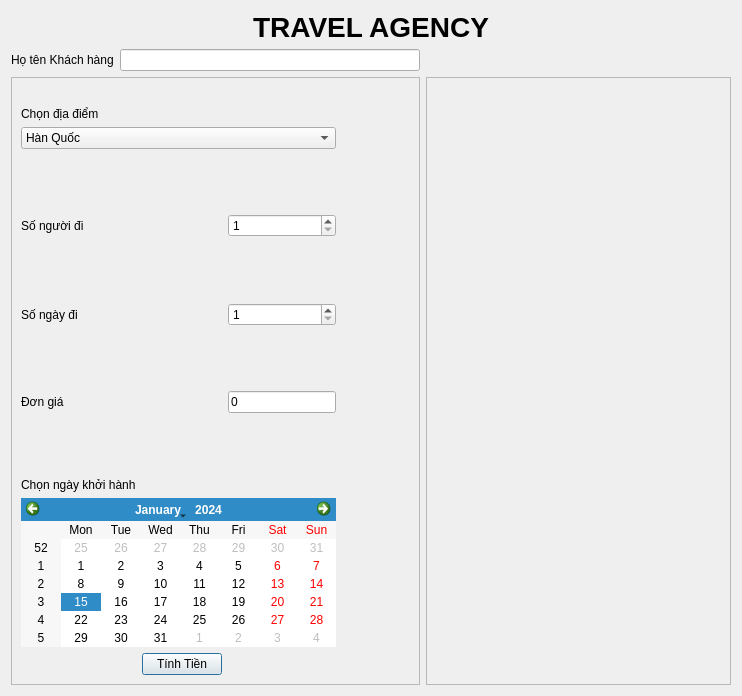
<?xml version="1.0" encoding="UTF-8"?>
<ui version="4.0">
 <class>Dialog</class>
 <widget class="QDialog" name="Dialog">
  <property name="geometry">
   <rect>
    <x>0</x>
    <y>0</y>
    <width>742</width>
    <height>696</height>
   </rect>
  </property>
  <property name="windowTitle">
   <string>Dialog</string>
  </property>
  <layout class="QGridLayout" name="gridLayout">
   <item row="1" column="2">
    <spacer name="horizontalSpacer">
     <property name="orientation">
      <enum>Qt::Horizontal</enum>
     </property>
     <property name="sizeHint" stdset="0">
      <size>
       <width>40</width>
       <height>20</height>
      </size>
     </property>
    </spacer>
   </item>
   <item row="0" column="0" colspan="4">
    <widget class="QLabel" name="label">
     <property name="sizePolicy">
      <sizepolicy hsizetype="Preferred" vsizetype="Fixed">
       <horstretch>0</horstretch>
       <verstretch>0</verstretch>
      </sizepolicy>
     </property>
     <property name="maximumSize">
      <size>
       <width>16777215</width>
       <height>50</height>
      </size>
     </property>
     <property name="font">
      <font>
       <pointsize>21</pointsize>
       <weight>75</weight>
       <bold>true</bold>
      </font>
     </property>
     <property name="text">
      <string>TRAVEL AGENCY</string>
     </property>
     <property name="alignment">
      <set>Qt::AlignCenter</set>
     </property>
    </widget>
   </item>
   <item row="1" column="0">
    <widget class="QLabel" name="label_2">
     <property name="text">
      <string>Họ tên Khách hàng</string>
     </property>
    </widget>
   </item>
   <item row="1" column="1">
    <widget class="QLineEdit" name="lineEditCustomerName"/>
   </item>
   <item row="2" column="0" colspan="2">
    <widget class="QFrame" name="frame">
     <property name="frameShape">
      <enum>QFrame::StyledPanel</enum>
     </property>
     <property name="frameShadow">
      <enum>QFrame::Raised</enum>
     </property>
     <layout class="QGridLayout" name="gridLayout_3">
      <item row="0" column="2">
       <spacer name="horizontalSpacer_2">
        <property name="orientation">
         <enum>Qt::Horizontal</enum>
        </property>
        <property name="sizeHint" stdset="0">
         <size>
          <width>40</width>
          <height>20</height>
         </size>
        </property>
       </spacer>
      </item>
      <item row="4" column="3">
       <spacer name="horizontalSpacer_8">
        <property name="orientation">
         <enum>Qt::Horizontal</enum>
        </property>
        <property name="sizeHint" stdset="0">
         <size>
          <width>40</width>
          <height>20</height>
         </size>
        </property>
       </spacer>
      </item>
      <item row="0" column="0">
       <spacer name="horizontalSpacer_3">
        <property name="orientation">
         <enum>Qt::Horizontal</enum>
        </property>
        <property name="sizeHint" stdset="0">
         <size>
          <width>40</width>
          <height>20</height>
         </size>
        </property>
       </spacer>
      </item>
      <item row="9" column="0">
       <spacer name="verticalSpacer">
        <property name="orientation">
         <enum>Qt::Vertical</enum>
        </property>
        <property name="sizeHint" stdset="0">
         <size>
          <width>20</width>
          <height>40</height>
         </size>
        </property>
       </spacer>
      </item>
      <item row="4" column="2">
       <widget class="QSpinBox" name="spinBoxNumber">
        <property name="minimum">
         <number>1</number>
        </property>
       </widget>
      </item>
      <item row="11" column="0" colspan="3">
       <widget class="QCalendarWidget" name="calendarWidget"/>
      </item>
      <item row="7" column="0">
       <spacer name="verticalSpacer_3">
        <property name="orientation">
         <enum>Qt::Vertical</enum>
        </property>
        <property name="sizeHint" stdset="0">
         <size>
          <width>20</width>
          <height>40</height>
         </size>
        </property>
       </spacer>
      </item>
      <item row="3" column="0">
       <spacer name="verticalSpacer_5">
        <property name="orientation">
         <enum>Qt::Vertical</enum>
        </property>
        <property name="sizeHint" stdset="0">
         <size>
          <width>20</width>
          <height>40</height>
         </size>
        </property>
       </spacer>
      </item>
      <item row="5" column="0">
       <spacer name="verticalSpacer_4">
        <property name="orientation">
         <enum>Qt::Vertical</enum>
        </property>
        <property name="sizeHint" stdset="0">
         <size>
          <width>20</width>
          <height>40</height>
         </size>
        </property>
       </spacer>
      </item>
      <item row="8" column="3">
       <spacer name="horizontalSpacer_17">
        <property name="orientation">
         <enum>Qt::Horizontal</enum>
        </property>
        <property name="sizeHint" stdset="0">
         <size>
          <width>40</width>
          <height>20</height>
         </size>
        </property>
       </spacer>
      </item>
      <item row="6" column="3">
       <spacer name="horizontalSpacer_16">
        <property name="orientation">
         <enum>Qt::Horizontal</enum>
        </property>
        <property name="sizeHint" stdset="0">
         <size>
          <width>40</width>
          <height>20</height>
         </size>
        </property>
       </spacer>
      </item>
      <item row="8" column="2">
       <widget class="QLineEdit" name="lineEditCost">
        <property name="text">
         <string>0</string>
        </property>
       </widget>
      </item>
      <item row="4" column="0" colspan="2">
       <widget class="QLabel" name="label_4">
        <property name="text">
         <string>Số người đi</string>
        </property>
       </widget>
      </item>
      <item row="8" column="0" colspan="2">
       <widget class="QLabel" name="label_6">
        <property name="text">
         <string>Đơn giá</string>
        </property>
       </widget>
      </item>
      <item row="6" column="0" colspan="2">
       <widget class="QLabel" name="label_5">
        <property name="text">
         <string>Số ngày đi</string>
        </property>
       </widget>
      </item>
      <item row="1" column="0">
       <widget class="QLabel" name="label_3">
        <property name="text">
         <string>Chọn địa điểm</string>
        </property>
       </widget>
      </item>
      <item row="10" column="0">
       <widget class="QLabel" name="label_7">
        <property name="text">
         <string>Chọn ngày khởi hành</string>
        </property>
       </widget>
      </item>
      <item row="0" column="1">
       <spacer name="horizontalSpacer_5">
        <property name="orientation">
         <enum>Qt::Horizontal</enum>
        </property>
        <property name="sizeHint" stdset="0">
         <size>
          <width>40</width>
          <height>20</height>
         </size>
        </property>
       </spacer>
      </item>
      <item row="6" column="2">
       <widget class="QSpinBox" name="spinBoxDays">
        <property name="minimum">
         <number>1</number>
        </property>
       </widget>
      </item>
      <item row="2" column="0" colspan="3">
       <widget class="QComboBox" name="comboBoxDestination">
        <item>
         <property name="text">
          <string>Hàn Quốc</string>
         </property>
        </item>
        <item>
         <property name="text">
          <string>Thái Lan</string>
         </property>
        </item>
        <item>
         <property name="text">
          <string>Nhật Bản</string>
         </property>
        </item>
        <item>
         <property name="text">
          <string>Đài Loan</string>
         </property>
        </item>
        <item>
         <property name="text">
          <string>Singapore</string>
         </property>
        </item>
        <item>
         <property name="text">
          <string>Malaysia</string>
         </property>
        </item>
       </widget>
      </item>
      <item row="12" column="1">
       <widget class="QPushButton" name="btnCalc">
        <property name="text">
         <string>Tính Tiền</string>
        </property>
       </widget>
      </item>
     </layout>
    </widget>
   </item>
   <item row="2" column="2" colspan="2">
    <widget class="QFrame" name="frameRight">
     <property name="frameShape">
      <enum>QFrame::StyledPanel</enum>
     </property>
     <property name="frameShadow">
      <enum>QFrame::Raised</enum>
     </property>
     <layout class="QVBoxLayout" name="verticalLayout">
      <item>
       <widget class="QLabel" name="labelImg">
        <property name="sizePolicy">
         <sizepolicy hsizetype="Fixed" vsizetype="Fixed">
          <horstretch>0</horstretch>
          <verstretch>0</verstretch>
         </sizepolicy>
        </property>
        <property name="maximumSize">
         <size>
          <width>360</width>
          <height>480</height>
         </size>
        </property>
        <property name="text">
         <string/>
        </property>
        <property name="pixmap">
         <pixmap>singapore.jpg</pixmap>
        </property>
        <property name="scaledContents">
         <bool>true</bool>
        </property>
        <property name="alignment">
         <set>Qt::AlignCenter</set>
        </property>
        <property name="wordWrap">
         <bool>false</bool>
        </property>
       </widget>
      </item>
      <item>
       <widget class="QLabel" name="labelInfo">
        <property name="minimumSize">
         <size>
          <width>0</width>
          <height>100</height>
         </size>
        </property>
        <property name="font">
         <font>
          <pointsize>10</pointsize>
          <weight>75</weight>
          <bold>true</bold>
         </font>
        </property>
        <property name="text">
         <string/>
        </property>
        <property name="scaledContents">
         <bool>true</bool>
        </property>
       </widget>
      </item>
     </layout>
    </widget>
   </item>
  </layout>
 </widget>
 <resources/>
 <connections/>
</ui>
